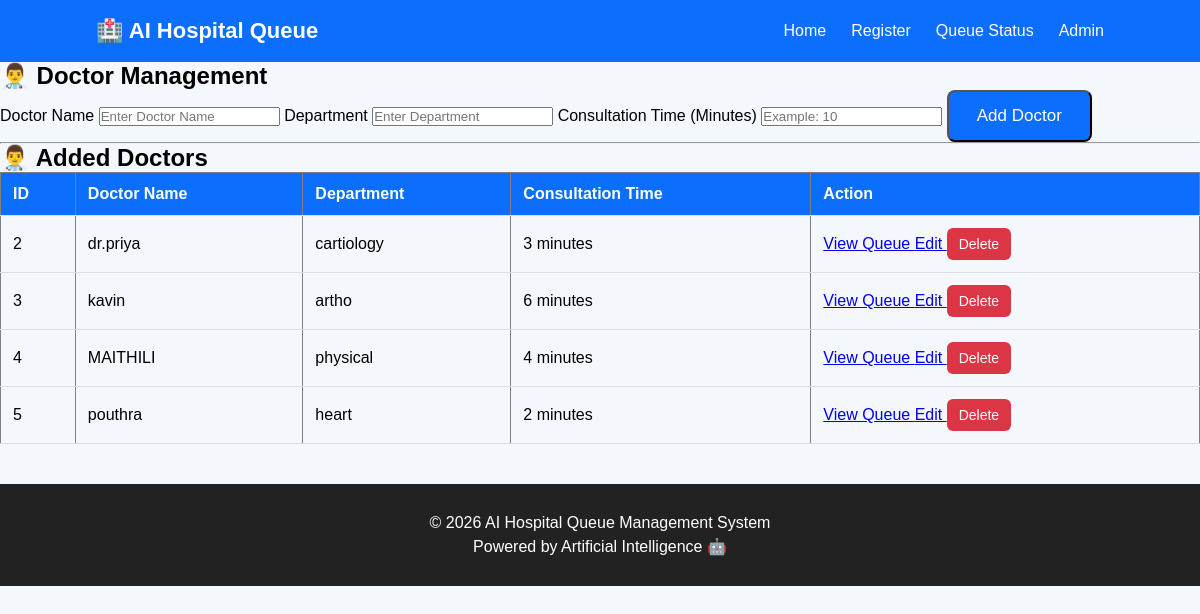
The page /doctor (signed in) on the database its author committed.
### tables this page shows
CREATE TABLE doctors (
            id INTEGER PRIMARY KEY AUTOINCREMENT,
            name TEXT NOT NULL,
            department TEXT NOT NULL,
            consultation_time INTEGER NOT NULL
        );

### app.py (the view, shortened to what this page needs)
@app.route("/doctor", methods=["GET", "POST"])
def doctor():
    if not session.get("admin_logged_in"):
        return redirect("/login")
    connection = sqlite3.connect(DATABASE)
    cursor = connection.cursor()
    cursor.execute(
        "SELECT * FROM doctors ORDER BY id ASC"
    )
    doctors = cursor.fetchall()
    connection.close()
    return render_template(
        "doctor.html",
        doctors=doctors
    )

### templates/doctor.html (shortened to what this page needs)
<!DOCTYPE html>
<html lang="en">
<head>
    <link
        rel="stylesheet"
        href="{{ url_for('static', filename='css/style.css') }}"
    >
</head>
<body>
    <nav>
        <div class="logo">
            🏥 AI Hospital Queue
        </div>
        <ul>
            <li>
                <a href="/">Home</a>
            </li>
            <li>
                <a href="/register">Register</a>
            </li>
            <li>
                <a href="/queue">Queue Status</a>
            </li>
            <li>
                <a href="/admin">Admin</a>
            </li>
        </ul>
    </nav>
    <section class="register-section">
        <div class="register-box">
            <h1>
                👨‍⚕️ Doctor Management
            </h1>
            <form
                action="/doctor"
                method="POST"
            >
                <label>
                    Doctor Name
                </label>
                <input
                    type="text"
                    name="name"
                    placeholder="Enter Doctor Name"
                    required
                >
                <label>
                    Department
                </label>
                <input
                    type="text"
                    name="department"
                    placeholder="Enter Department"
                    required
                >
                <label>
                    Consultation Time (Minutes)
                </label>
                <input
                    type="number"
                    name="consultation_time"
                    placeholder="Example: 10"
                    required
                >
                <button
                    type="submit"
                    class="btn"
                >
                    Add Doctor
                </button>
            </form>
            <hr>
<h2>👨‍⚕️ Added Doctors</h2>
<table border="1">
    <tr>
        <th>ID</th>
        <th>Doctor Name</th>
        <th>Department</th>
        <th>Consultation Time</th>
        <th>Action</th>
    </tr>
    {% for doctor in doctors %}
    <tr>
        <td>{{ doctor[0] }}</td>
        <td>{{ doctor[1] }}</td>
        <td>{{ doctor[2] }}</td>
        <td>{{ doctor[3] }} minutes</td>
      <td>
    <a href="/doctor_queue/{{ doctor[0] }}"
       class="queue-btn">
        View Queue
    </a>
    <a href="/edit_doctor/{{ doctor[0] }}"
       class="edit-btn">
        Edit
    </a>
    <a href="/delete_doctor/{{ doctor[0] }}"
       class="delete-btn"
       onclick="return confirm('Are you sure you want to delete this doctor?')">
        Delete
    </a>
</td>
    </tr>
    {% endfor %}
</table>
        </div>
    </section>
    <footer class="footer">
        <p>
            © 2026 AI Hospital Queue Management System
        </p>
        <p>
            Powered by Artificial Intelligence 🤖
        </p>
    </footer>
</body>
</html>

### static/css/style.css (style rules this page uses)
* { margin: 0; padding: 0; box-sizing: border-box; font-family: Arial, sans-serif; }
body { background-color: #f4f7fb; }
nav { background-color: #0b6efd; color: white; padding: 18px 8%; display: flex; justify-content: space-between; align-items: center; }
.logo { font-size: 22px; font-weight: bold; }
nav ul { display: flex; list-style: none; }
nav ul li { margin-left: 25px; }
nav ul li a { color: white; text-decoration: none; font-size: 16px; }
.btn { display: inline-block; background-color: #0b6efd; color: white; padding: 14px 28px; text-decoration: none; border-radius: 8px; font-size: 17px; }
footer { background-color: #1f2937; color: white; text-align: center; padding: 20px; }
table { width: 100%; border-collapse: collapse; }
th { background-color: #0b6efd; color: white; }
th, td { padding: 12px; text-align: left; border-bottom: 1px solid #ddd; }
.delete-btn { display: inline-block; padding: 8px 12px; background-color: #dc3545; color: white; text-decoration: none; border-radius: 6px; font-size: 14px; }
.footer { text-align: center; padding: 25px; margin-top: 40px; background-color: #222; color: white; }
.footer p { margin: 5px; }

### rows shown on the page
doctors: id "2", name "dr.priya", department "cartiology", consultation_time "3"
doctors: id "3", name "kavin", department "artho", consultation_time "6"
doctors: id "4", name "MAITHILI", department "physical", consultation_time "4"
doctors: id "5", name "pouthra", department "heart", consultation_time "2"
